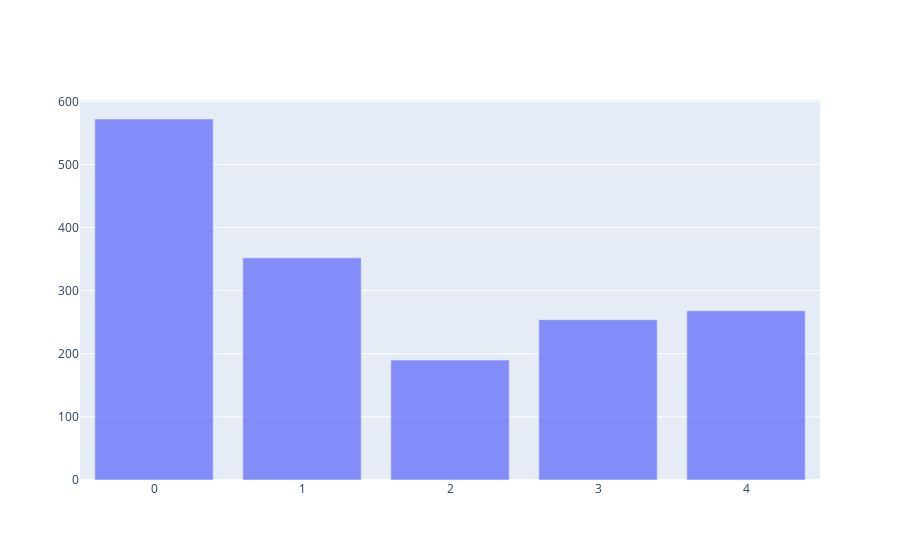

Here is the notebook cell this chart was saved with:
### Markdown cell above
### Distribution of Post Codes

### Code cell
# distribution of genders
indices = df['postcode'].value_counts().index
values = df['postcode'].value_counts().values

fig = go.Figure()


# Add trace
fig.add_trace(go.Bar(x= indices, y = values, textfont_size=20))



    # Overlay both histograms
    #fig.update_layout(barmode='overlay')
    # Reduce opacity to see both histograms
fig.update_traces(opacity=0.75)
fig.show()

### Figure 1 — Plotly figure (JSON) as saved in the notebook; plotly's stock layout.template omitted (floating-point values rounded to 4 significant figures)
{"data": [{"opacity": 0.75, "textfont": {"size": 20}, "type": "bar", "x": [0, 1, 4, 3, 2], "y": [572, 352, 268, 254, 190]}], "layout": {}}
